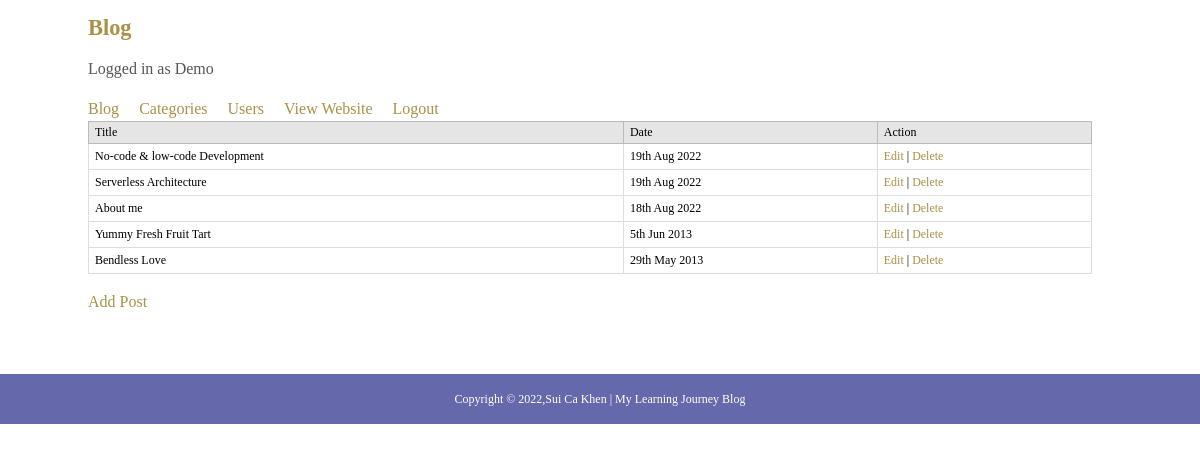
/admin/index.php (signed in), run on the app's committed database.
### tables this page shows
CREATE TABLE `blog_posts_seo` (
  `postID` int(11) UNSIGNED NOT NULL,
  `postTitle` varchar(255) DEFAULT NULL,
  `postSlug` varchar(255) DEFAULT NULL,
  `postDesc` text DEFAULT NULL,
  `postCont` text DEFAULT NULL,
  `postDate` datetime DEFAULT current_timestamp(),
  `postTags` varchar(255) NOT NULL
);

### admin/index.php (the view, shortened to what this page needs)
<?php
require_once('../includes/config.php');
?>
<!doctype html>
<html lang="en">
<head>
  <link rel="stylesheet" href="../style/normalize.css">
  <link rel="stylesheet" href="../style/main.css">
</head>
<body>
	<div class="wrapper">
	<?php include('menu.php');?>
	<table>
	<tr>
		<th>Title</th>
		<th>Date</th>
		<th>Action</th>
	</tr>
	<?php
		try {
			$stmt = $db->query('SELECT postID, postTitle, postDate FROM blog_posts_seo ORDER BY postID DESC');
			while($row = $stmt->fetch()){
				echo '<tr>';
				echo '<td>'.$row['postTitle'].'</td>';
				echo '<td>'.date('jS M Y', strtotime($row['postDate'])).'</td>';
				?>
				<td>
					<a href="edit-post.php?id=<?php echo $row['postID'];?>">Edit</a> |
					<a href="javascript:delpost('<?php echo $row['postID'];?>','<?php echo $row['postTitle'];?>')">Delete</a>
				</td>
				<?php
				echo '</tr>';
			}
		} catch(PDOException $e) {
		    echo $e->getMessage();
		}
	?>
	</table>
	<p><a href='add-post.php'>Add Post</a></p>
</div>
<?php include_once "../pages/footer.php"; ?>
</body>
</html>

### style/main.css (style rules this page uses)
.wrapper { max-width:1024px; margin:0 auto; background-color: ##F0F2F4; }
p,li { color: #555555; font-size: 16px; line-height: 1.5em; }
a, a:link { text-decoration: none; color: #aa9147; }
table { width:98%; text-align:left; border:1px solid #DDDDDD; font-size:12px; color:#000;background:#fff; margin-bottom:10px; }
table th { background-color:#E5E5E5; border:1px solid #BBBBBB; padding:3px 6px; font-weight:normal; color:#000; }
table tr td { border:1px solid #DDDDDD; padding:5px 6px; }

### data on the page
blog_posts_seo: postTitle "No-code & low-code Development", postDate "19th Aug 2022"
blog_posts_seo: postTitle "Serverless Architecture", postDate "19th Aug 2022"
blog_posts_seo: postTitle "About me", postDate "18th Aug 2022"
blog_posts_seo: postTitle "Yummy Fresh Fruit Tart", postDate "5th Jun 2013"
blog_posts_seo: postTitle "Bendless Love", postDate "29th May 2013"

### other printed values
$_SESSION['username'] "Demo"
